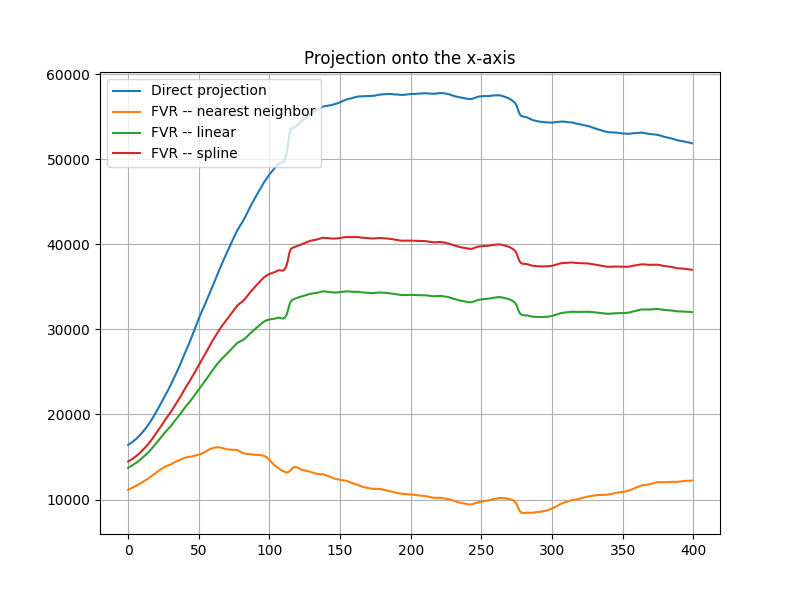
#> input picture DRR/FVR-2D/xprojection_padding_1X_spline.png, 800 x 600 px
$ python fvr_xy_axis.py
#> lines starting #> are read from the running program, lines starting #| are printed output that depends on the picture
import cv2 as cv
from matplotlib import pyplot as plt
import numpy as np


plt.figure(figsize=(25, 25))

plt.subplot(2, 2, 1)
img1 = cv.imread("xprojection_padding_1X_spline.png")
#> img1 is the input picture: shape (600, 800, 3); mean B, G, R 248.2, 248.7, 248.9
plt.imshow(img1)
#plt.title("FVR: theta = "+str(i*30))
plt.axis("off")

plt.subplot(2, 2, 2)
img2 = cv.imread("xprojection_padding_2X_spline.png")
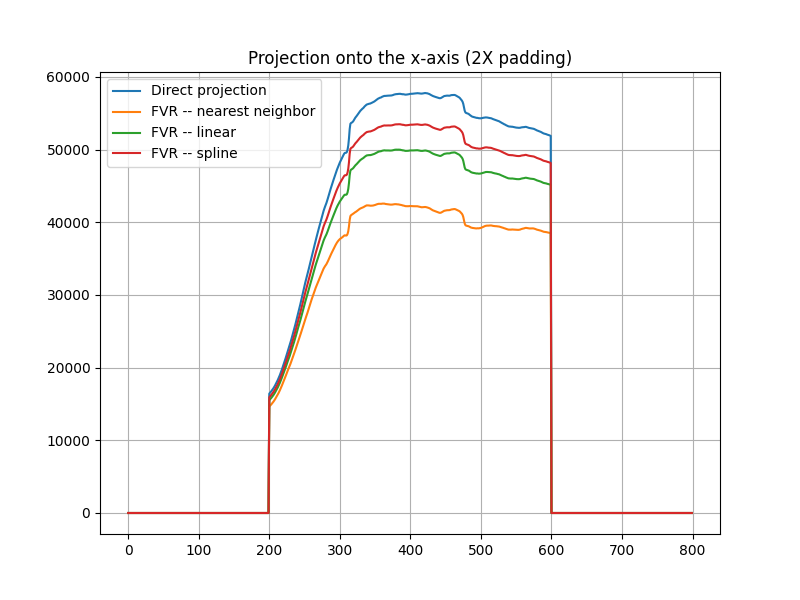
#> input picture DRR/FVR-2D/xprojection_padding_2X_spline.png, 800 x 600 px
#> img2 is the input picture: shape (600, 800, 3); mean B, G, R 247.8, 248.1, 248.9
plt.imshow(img2)
#plt.title("PP: theta = "+str(i*30))
plt.axis("off")

plt.subplot(2, 2, 3)
img3 = cv.imread("yprojection_padding_1X_spline.png")
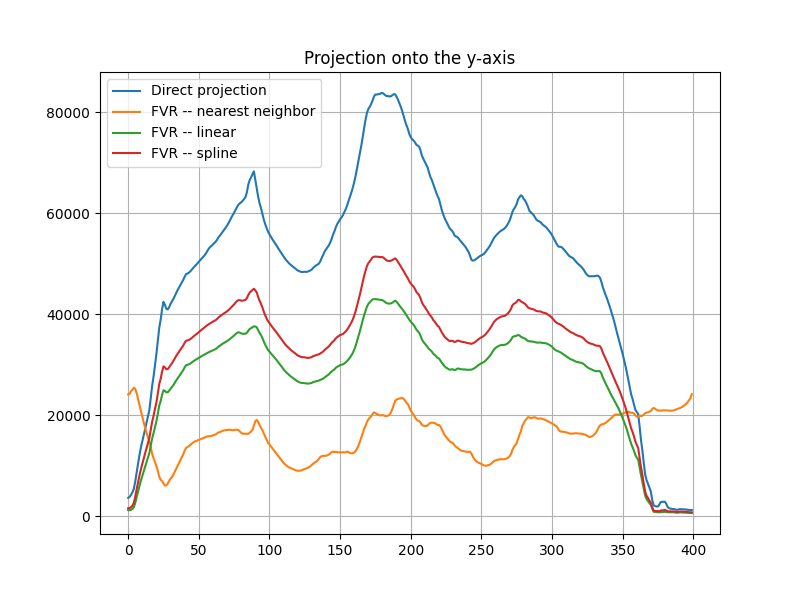
#> input picture DRR/FVR-2D/yprojection_padding_1X_spline.png, 800 x 600 px
#> img3 is the input picture: shape (600, 800, 3); mean B, G, R 247.5, 248, 248.3
plt.imshow(img3)
#plt.title("FVR: theta = "+str(i*30))
plt.axis("off")

plt.subplot(2, 2, 4)
img2 = cv.imread("yprojection_padding_2X_spline.png")
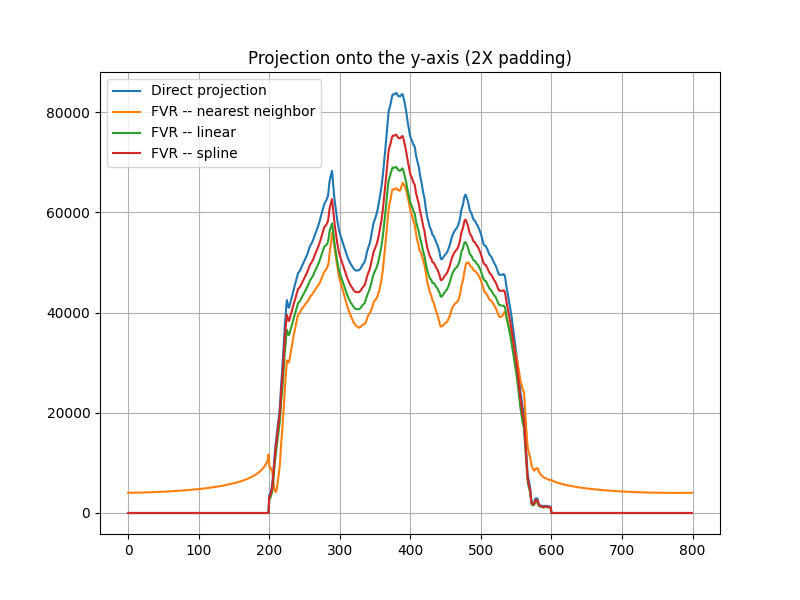
#> input picture DRR/FVR-2D/yprojection_padding_2X_spline.png, 800 x 600 px
#> img2 is the input picture: shape (600, 800, 3); mean B, G, R 246.6, 247.4, 248.4
plt.imshow(img2)
#plt.title("PP: theta = "+str(i*30))
plt.axis("off")

plt.savefig("fvr_interpolationMethods.png")
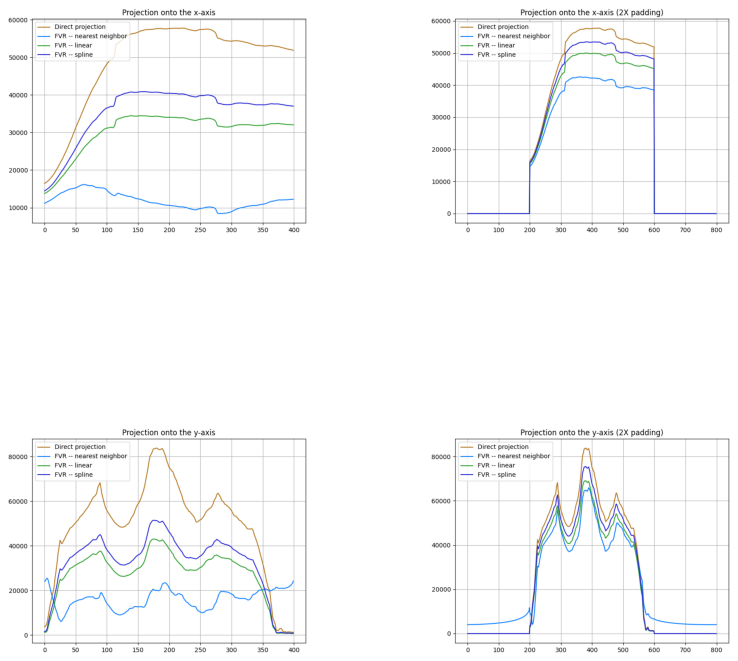
#> figure drawn by matplotlib, 4 panels; B, G, R data is drawn as R, G, B
